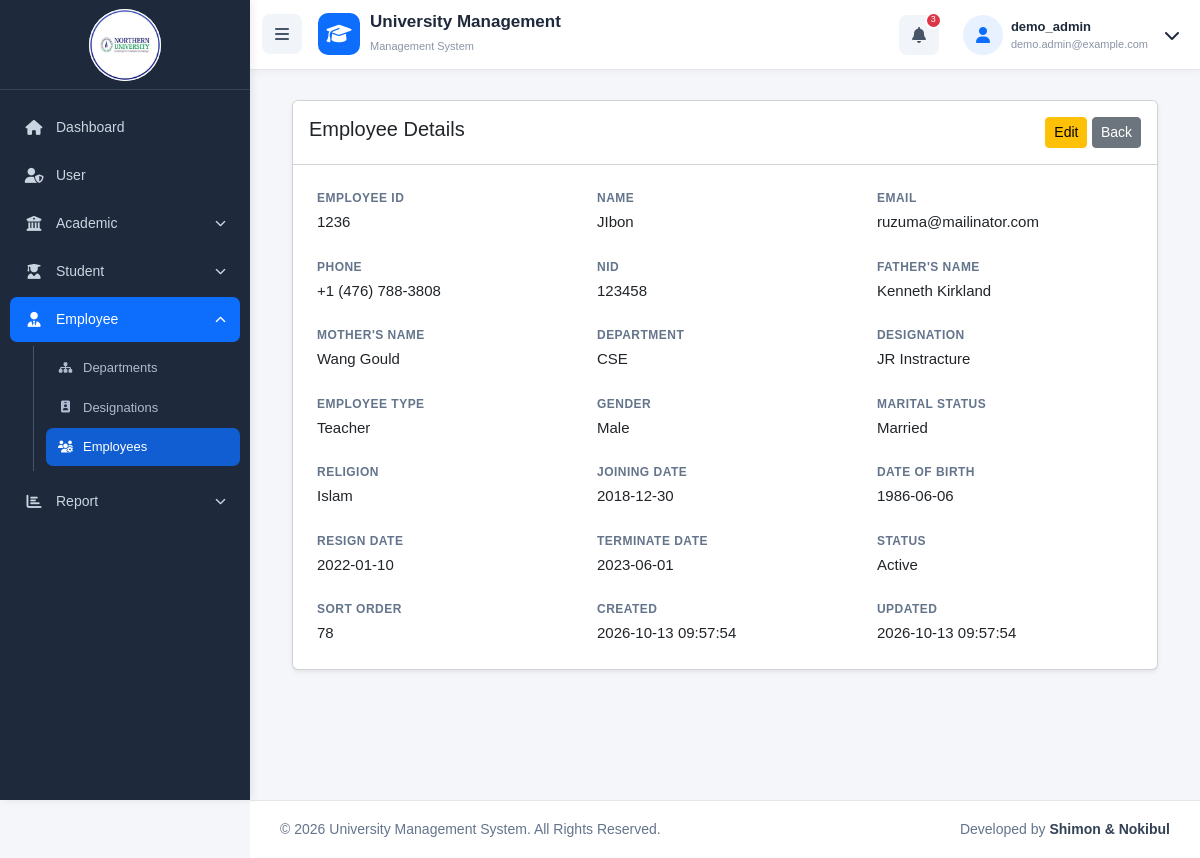
The app's page /employees/view.php?id=1 (signed in) with its own data.
### tables this page shows
CREATE TABLE `employees` (
  `id` bigint UNSIGNED NOT NULL,
  `user_id` int DEFAULT NULL,
  `sort_order` int NOT NULL DEFAULT '0',
  `employee_id` varchar(50) DEFAULT NULL,
  `name` varchar(100) NOT NULL,
  `email` varchar(150) DEFAULT NULL,
  `father_name` varchar(100) NOT NULL,
  `mother_name` varchar(100) NOT NULL,
  `joining_date` date DEFAULT NULL,
  `resign_date` date DEFAULT NULL,
  `terminate_date` date DEFAULT NULL,
  `gender` tinyint UNSIGNED NOT NULL DEFAULT '1' COMMENT '1=Male, 2=Female, 3=Other',
  `marital_status` tinyint UNSIGNED NOT NULL DEFAULT '1' COMMENT '1=Married, 2=Unmarried',
  `religion` tinyint UNSIGNED NOT NULL DEFAULT '1' COMMENT '1=Islam, 2=Hindu, 3=Buddhist, 4=Christian',
  `designation_id` bigint UNSIGNED DEFAULT NULL,
  `department_id` bigint UNSIGNED DEFAULT NULL,
  `date_of_birth` date DEFAULT NULL,
  `phone` varchar(255) DEFAULT NULL,
  `nid` varchar(255) DEFAULT NULL,
  `employee_type` tinyint UNSIGNED NOT NULL COMMENT '1=Teacher, 2=Staff, 3=Support Staff',
  `status` tinyint UNSIGNED NOT NULL DEFAULT '1' COMMENT '1=Active, 0=Inactive, 2=Resigned, 3=Terminated',
  `photo` varchar(255) DEFAULT NULL,
  `created_at` timestamp NULL DEFAULT NULL,
  `updated_at` timestamp NULL DEFAULT NULL
);

CREATE TABLE `employee_departments` (
  `id` bigint UNSIGNED NOT NULL,
  `name` varchar(255) NOT NULL,
  `status` int NOT NULL DEFAULT '1' COMMENT '1=Active,0=Inactive',
  `created_at` timestamp NULL DEFAULT NULL,
  `updated_at` timestamp NULL DEFAULT NULL
);

CREATE TABLE `employee_designations` (
  `id` bigint UNSIGNED NOT NULL,
  `name` varchar(255) NOT NULL,
  `status` int NOT NULL DEFAULT '1' COMMENT '1=Active,0=Inactive',
  `created_at` timestamp NULL DEFAULT NULL,
  `updated_at` timestamp NULL DEFAULT NULL
);

### employees/view.php (the view, shortened to what this page needs)
<?php
require_once '../config/database.php';
$id = (int)($_GET['id'] ?? 0);
$stmt = mysqli_prepare($conn, 'SELECT e.*,d.name department_name,g.name designation_name FROM employees e LEFT JOIN employee_departments d ON d.id=e.department_id LEFT JOIN employee_designations g ON g.id=e.designation_id WHERE e.id=?');
mysqli_stmt_bind_param($stmt, 'i', $id);
mysqli_stmt_execute($stmt);
$row = mysqli_fetch_assoc(mysqli_stmt_get_result($stmt));
$maps = ['gender' => [1 => 'Male', 2 => 'Female', 3 => 'Other'], 'marital_status' => [1 => 'Married', 2 => 'Unmarried'], 'religion' => [1 => 'Islam', 2 => 'Hindu', 3 => 'Buddhist', 4 => 'Christian'], 'employee_type' => [1 => 'Teacher', 2 => 'Staff', 3 => 'Support Staff'], 'status' => [0 => 'Inactive', 1 => 'Active', 2 => 'Resigned', 3 => 'Terminated']];
$fields = ['Employee ID' => $row['employee_id'], 'Name' => $row['name'], 'Email' => $row['email'], 'Phone' => $row['phone'], 'NID' => $row['nid'], "Father's Name" => $row['father_name'], "Mother's Name" => $row['mother_name'], 'Department' => $row['department_name'], 'Designation' => $row['designation_name'], 'Employee Type' => $maps['employee_type'][$row['employee_type']] ?? 'Unknown', 'Gender' => $maps['gender'][$row['gender']] ?? 'Unknown', 'Marital Status' => $maps['marital_status'][$row['marital_status']] ?? 'Unknown', 'Religion' => $maps['religion'][$row['religion']] ?? 'Unknown', 'Joining Date' => $row['joining_date'], 'Date of Birth' => $row['date_of_birth'], 'Resign Date' => $row['resign_date'], 'Terminate Date' => $row['terminate_date'], 'Status' => $maps['status'][$row['status']] ?? 'Unknown', 'Sort Order' => $row['sort_order'], 'Created' => $row['created_at'], 'Updated' => $row['updated_at']];
require_once '../includes/header.php';
require_once '../includes/navbar.php'; ?>
<div class="main-content">
    <div class="container-fluid">
        <div class="card shadow-sm">
            <div class="card-header bg-white d-flex justify-content-between py-3">
                <h5 class="mb-0">Employee Details</h5>
                <div><a class="btn btn-warning btn-sm" href="edit.php?id=<?= $id ?>">Edit</a> <a class="btn btn-secondary btn-sm" href="index.php">Back</a></div>
            </div>
            <div class="card-body p-4">
                <div class="row g-4"><?php foreach ($fields as $label => $value): ?><div class="col-md-6 col-xl-4">
                            <div class="detail-label"><?= htmlspecialchars($label) ?></div>
                            <div class="detail-value"><?= htmlspecialchars((string)($value ?: '-')) ?></div>
                        </div><?php endforeach; ?></div>
            </div>
        </div>
    </div>
</div><?php require_once '../includes/footer.php'; ?>

### css/style.css (style rules this page uses)
* { box-sizing: border-box; }
.detail-label { color: #64748b; font-size: 12px; font-weight: 700; letter-spacing: .04em; text-transform: uppercase; }
.detail-value { margin-top: 4px; font-size: 15px; overflow-wrap: anywhere; }
body { margin: 0; background: #f5f6fa; font-family: Arial, sans-serif; min-height: 100vh; color: #1e293b; }
.main-content { margin-left: 250px; padding: 30px; padding-top: 100px; min-height: 100vh; box-sizing: border-box; }

### records on screen
employees: employee "1236", name "JIbon", email "ruzuma@mailinator.com", phone "+1 (476) 788-3808", nid "123458", father_name "Kenneth Kirkland", mother_name "Wang Gould", employee_departments.name "CSE", employee_designations.name "JR Instracture", joining_date "2018-12-30", date_of_birth "1986-06-06", resign_date "2022-01-10", terminate_date "2023-06-01", sort_order "78"

### other values on screen
$_SESSION['username'] "demo_admin"
$_SESSION['user_email'] "demo.admin@example.com"
$label "EMPLOYEE ID"
$label "NAME"
$label "EMAIL"
$label "PHONE"
$label "NID"
$label "FATHER'S NAME"
$label "MOTHER'S NAME"
$label "DEPARTMENT"
$label "DESIGNATION"
$label "EMPLOYEE TYPE"
$value ?: '-' "Teacher"
$label "GENDER"
$value ?: '-' "Male"
